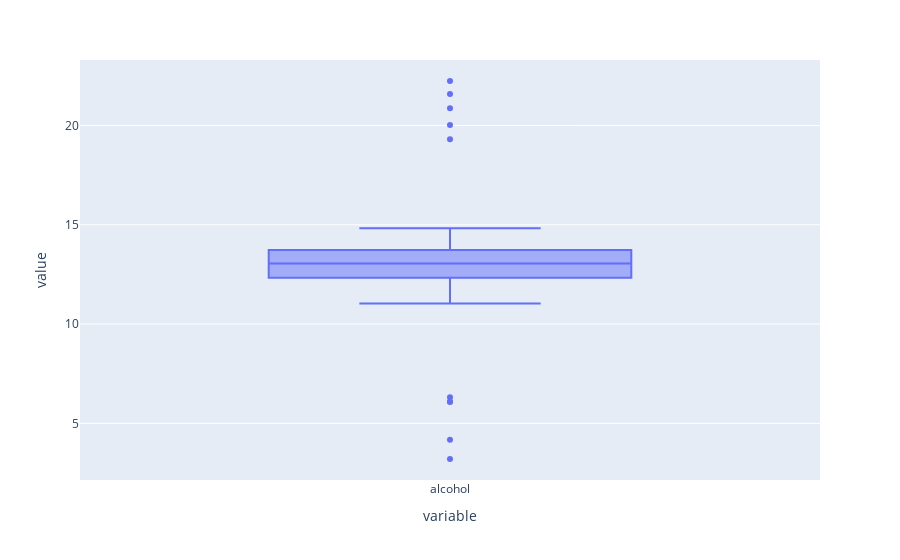

Source (notebook cell):
### Code cell
px.box(p_data.alcohol)

### Figure 1 — Plotly figure (JSON) as saved in the notebook; plotly's stock layout.template omitted (floating-point values rounded to 4 significant figures; data arrays with more than 128 entries replaced by an {"elided": "..."} marker saying what was removed)
{"data": [{"alignmentgroup": "True", "hovertemplate": "variable=%{x}<br>value=%{y}<extra></extra>", "legendgroup": "", "marker": {"color": "#636efa"}, "name": "", "notched": false, "offsetgroup": "", "orientation": "v", "showlegend": false, "type": "box", "x": {"elided": "178 str values"}, "x0": " ", "xaxis": "x", "y": {"elided": "178 float values"}, "y0": " ", "yaxis": "y"}], "layout": {"boxmode": "group", "legend": {"tracegroupgap": 0}, "margin": {"t": 60}, "xaxis": {"anchor": "y", "domain": [0, 1], "title": {"text": "variable"}}, "yaxis": {"anchor": "x", "domain": [0, 1], "title": {"text": "value"}}}}
